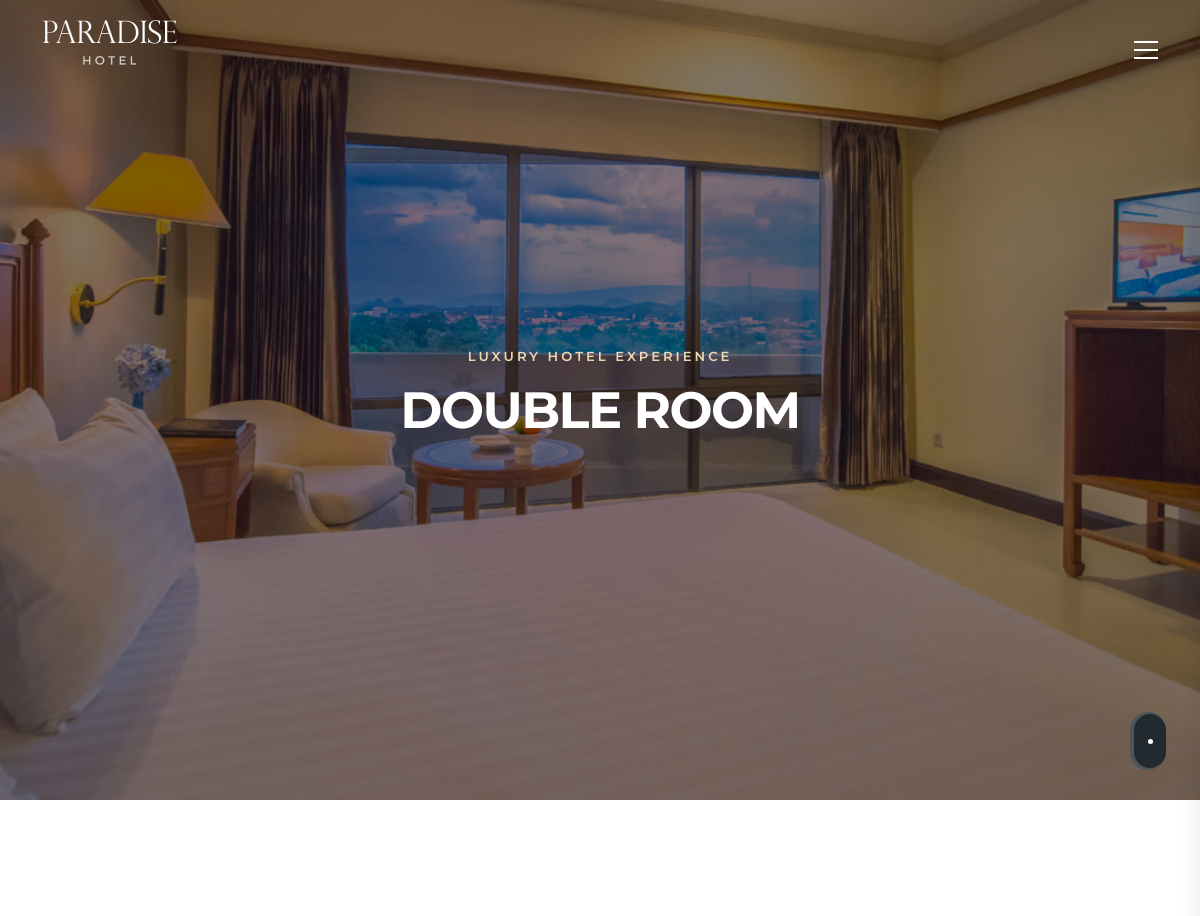
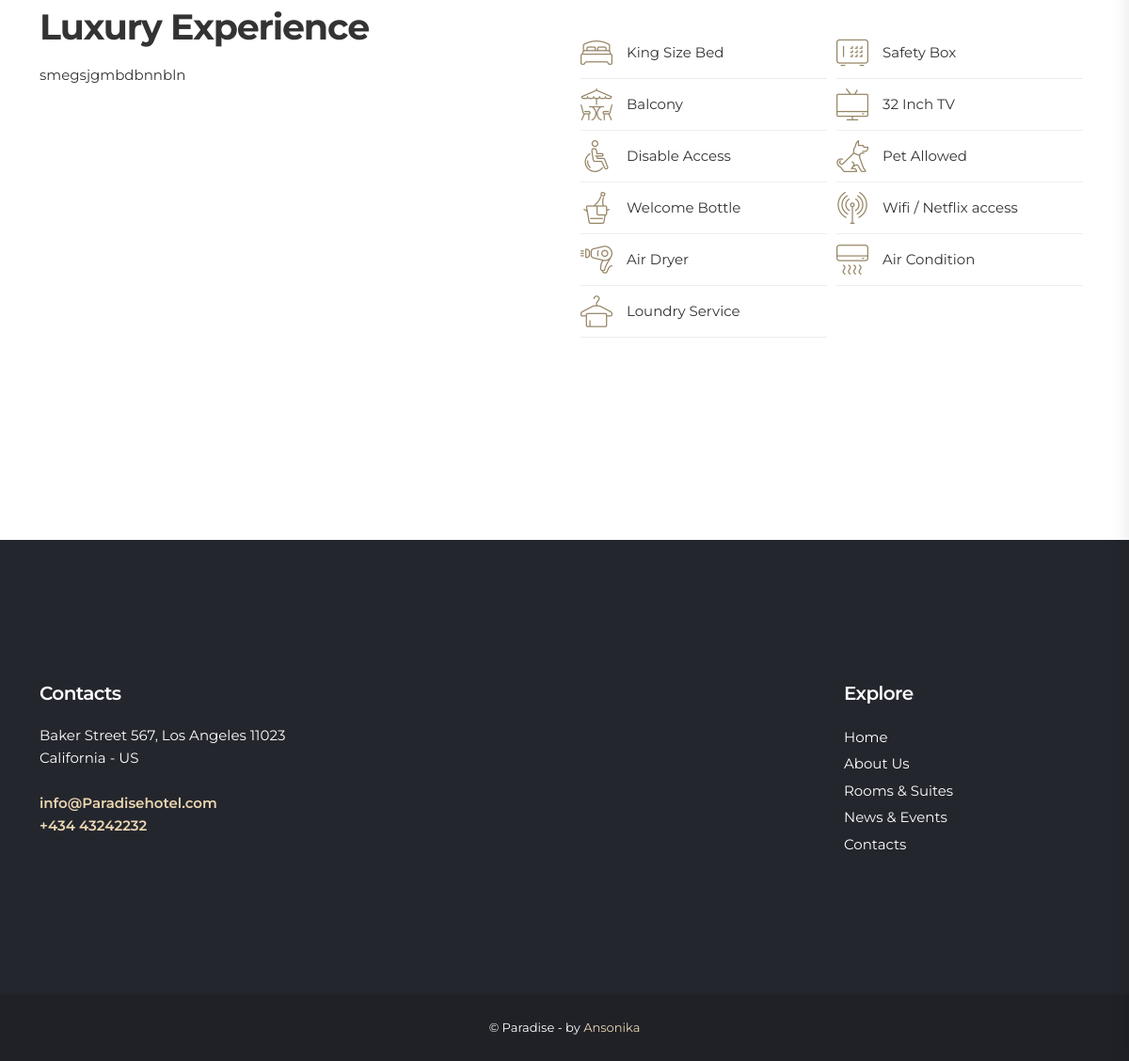
/deluxe_room/1/ (signed in), run on the app's committed database (2 pictures, top to bottom).
### part_room/models.py (models this page shows)
class DeluxeRoom(models.Model):
    objects = models.Manager()
    price = models.PositiveIntegerField()
    add_photo = models.ImageField(upload_to="image_room/", verbose_name='Фото')
    room = models.ForeignKey(Room, on_delete=models.CASCADE, related_name='deluxe_room',
                             verbose_name='Номер в гостинице')
    content = models.TextField()
    class Meta:
        verbose_name = 'изображение Deluxe Room'
        verbose_name_plural = 'Фото Deluxe Room'

### part_room/views.py (the view)
# urls.py: path("deluxe_room/<int:pk>/", views.DeluxeRoomDetailView.as_view(), name="deluxe_room_detail"),
class DeluxeRoomDetailView(DetailView):
    template_name = "deluxe.html"
    model = DeluxeRoom
    context_object_name = "room"

### base_one/context_processors.py (called while the page is built)
def booking_form(request):
    return {'booking_form': booking_form}

### base_one/views.py (called while the page is built)
    def __call__(self, request):
        def is_ajax():
            return request.META.get('HTTP_X_REQUESTED_WITH') == 'XMLHttpRequest'
        request.is_ajax = is_ajax.__get__(request)
        response = self.get_response(request)
        return response

### part_post/context_processors.py (called while the page is built)
def my_form(request):
    return {'my_form': CommentForm}

### part_room/context_processors.py (called while the page is built)
def room_form(request):
    return {'room_form': ReviewForm}

### part_room/templates/deluxe.html (shortened to what this page needs)
{% load static %}
{% block content %}
{% load crispy_forms_tags %}
{% include 'static_html/head.html' %}
{% include 'static_html/header.html' %}
    <main>
        <div class="hero full-height jarallax" data-jarallax data-speed="0.2">
            <img class="jarallax-img kenburns" src="{{ room.add_photo.url }}" alt="">
            <div class="wrapper opacity-mask d-flex align-items-center  text-center animate_hero" data-opacity-mask="rgba(0, 0, 0, 0.5)">
                <div class="container">
                    <div class="row justify-content-center">
                        <div class="col-lg-8">
                            <small class="slide-animated one">Luxury Hotel Experience</small>
                            <h1 class="slide-animated two">DOUBLE ROOM</h1>
                        </div>
                    </div>
                </div>
                <div class="mouse_wp slide-animated four">
                    <a href="#first_section" class="btn_explore">
                        <div class="mouse"></div>
                    </a>
                </div>
            </div>
        </div>
        <div class="bg_white" id="first_section">
            <div class="container margin_120_95">
                <div class="row justify-content-between">
                    <div class="col-lg-4">
                        <div class="title">
                            <h2>Luxury Experience</h2>
                        </div>
                        <p>{{ room.content }}</p>
                    </div>
                    <div class="col-lg-6">
                        <div class="room_facilities_list">
                            <ul data-cues="slideInLeft">
                                <li><i class="icon-hotel-double_bed_2"></i> King Size Bed</li>
                                <li><i class="icon-hotel-safety_box"></i> Safety Box</li>
                                <li><i class="icon-hotel-patio"></i>Balcony</li>
                                <li><i class="icon-hotel-tv"></i> 32 Inch TV</li>
                                <li><i class="icon-hotel-disable"></i> Disable Access</li>
                                <li><i class="icon-hotel-dog"></i> Pet Allowed</li>
                                <li><i class="icon-hotel-bottle"></i> Welcome Bottle</li>
                                <li><i class="icon-hotel-wifi"></i> Wifi / Netflix access</li>
                                <li><i class="icon-hotel-hairdryer"></i> Air Dryer</li>
                                <li><i class="icon-hotel-condition"></i> Air Condition</li>
                                <li><i class="icon-hotel-loundry"></i>Loundry Service</li>
                            </ul>
                        </div>
                    </div>
                </div>
            </div>
        </div>
          <div class="bg_white add_bottom_120">
        </div>
    </main>
   {% include 'static_html/footer.html' %}
{% endblock %}

### data on the page
DeluxeRoom: add_photo (picture), content "smegsjgmbdbnnbln"
